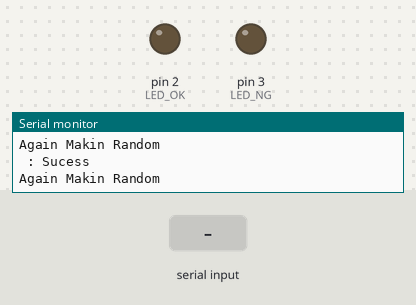
Simulated run of this sketch. Board: Arduino Uno, built with avr-gcc and run on an emulated ATmega328P. Shown: output pins drawn as LEDs (lit = HIGH), the last lines printed to the serial monitor. Inputs (shaded band) come from the test bench. Random numbers use the default seed unless the sketch sets one.

Above: at 1.2 s.
1.3 s: "90,45\n" received over Serial
At 2.3 s:
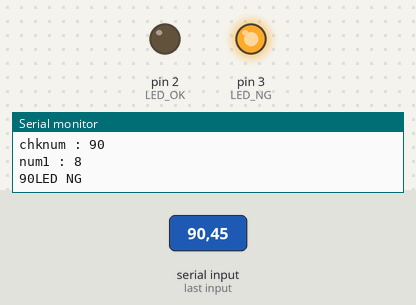
4.3 s: "30,150\n" received over Serial
Timing chart, 0 to 12.8 s (numbered marks = the images above; inputs shaded):
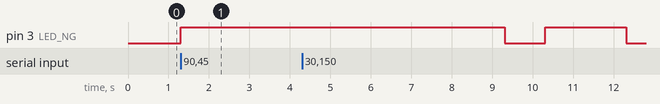

Measured:
- after the input at 1.3 s, pin 3 (LED_NG): LOW → HIGH at once

The sketch:

a03_Srial_random.ino
```cpp
#define LED_NG  3
#define LED_OK  2

int setRandom();
void ledOnOff(int flag);

int num1 = 0;
int chknum;

void setup() {
  // put your setup code here, to run once:
  Serial.begin(9600);
  //  아날로그 0번을 seed값으로 초기화 한다.
  randomSeed(analogRead(A0));

  pinMode(LED_NG, OUTPUT);
  pinMode(LED_OK, OUTPUT);

  Serial.println("Making Random Number...");
  Serial.println("Let's Start ");
  setRandom();
  num1 = setRandom();
}

void loop() {
  // put your main code here, to run repeatedly:
  if(Serial.available()){
    int chknum = Serial.parseInt();
    Serial.print("chknum : ");
    Serial.println(chknum);
    Serial.print("num1 : ");
    Serial.println(num1);

    if(chknum == num1){
      Serial.println(chknum);
      ledOnOff(1);
      Serial.print("맞았습니다");
    } else{
      Serial.print(chknum);
      ledOnOff(0);
      Serial.println(" : Fail");
    }
  }
}

int setRandom(){
  Serial.println(" : Sucess");
  Serial.println("Again Makin Random");
  num1 = random(1,10);
  return num1;
}

void ledOnOff(int flag){
  switch(flag){
    case 1:
      Serial.println("LED OK");
      digitalWrite(LED_OK, HIGH);
      delay(2000);
      digitalWrite(LED_OK, LOW);
    break;
    case 0:
      Serial.println("LED NG");
      digitalWrite(LED_NG, HIGH);
      delay(2000);
      digitalWrite(LED_NG, LOW);
    break;
    default:
      digitalWrite(LED_NG, LOW);
      digitalWrite(LED_OK, LOW);
      delay(2000);
    break;
  }
}
```
